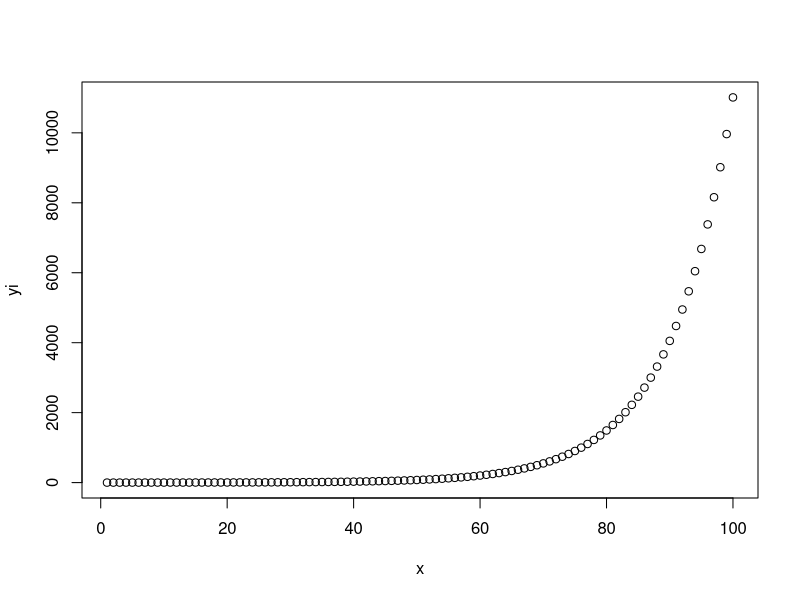

Here is the R script that generated this plot:
## ---- chunk 1
#Question1
set.seed(1)
x<-1:100
e <- rnorm(100, mean = 0, sd = 0.2) 
yi<-sinh(x/10)+e

#Question2
customLowess <- function(x, yi, f = 0.25) {
  
  smoothed <- lowess(x, yi, f = f)
return(smoothed)}
 customLowess(x,yi,f=0.25)

#Question3
  lowess(x,yi,0.25,iter=0,delta=0.01*diff(range(x)))
  plot(x,yi)
